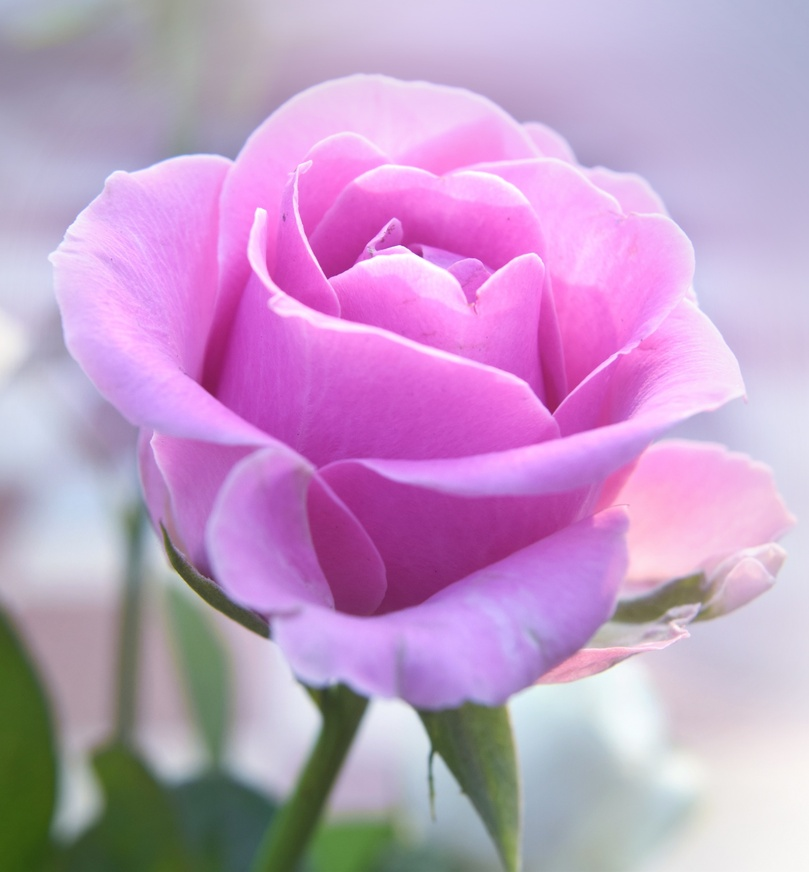
#> input picture rose.jpg, 809 x 872 px, shrunk from 1783 x 1920 before the run, found by its file name
$ python lowpass_filter.py
#> lines starting #> are read from the running program, lines starting #| are printed output that depends on the picture; after the words box and inside, x2 and y2 are one past the last pixel; in counts of white or black regions, pixels touching at a corner belong together
import numpy as np
import cv2
import matplotlib.pyplot as plt

img = cv2.imread('/home/inzamul/Downloads/rose.jpg', 0)
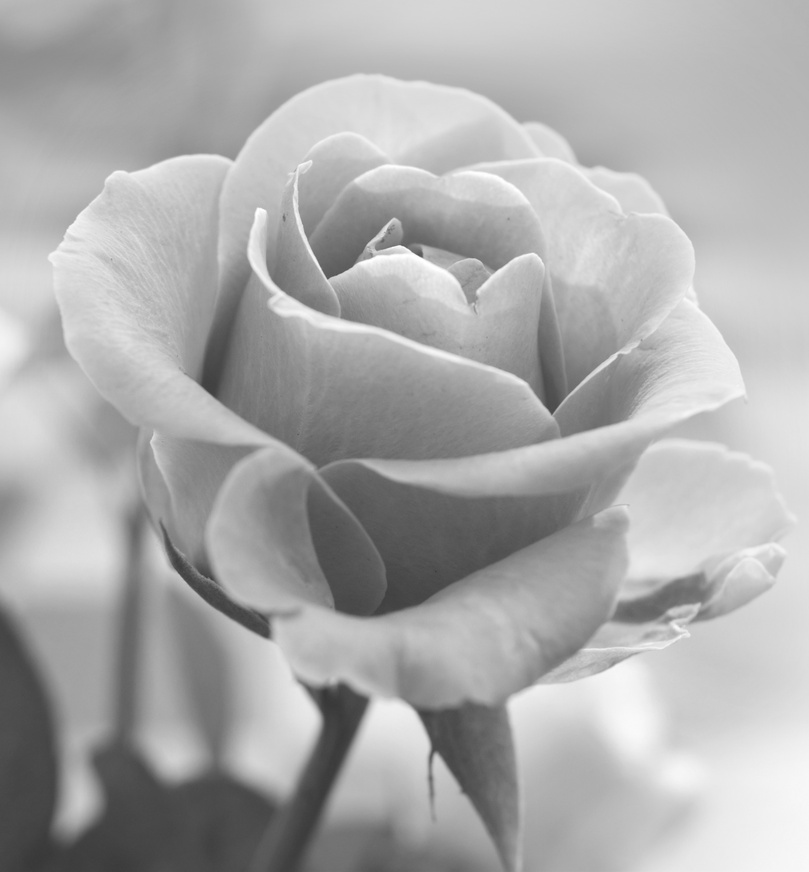
#> img: shape (872, 809); min 55, max 255, mean 171.3
dft = np.fft.fft2(img)
shifted_dft = np.fft.fftshift(dft)

def create_filter(height, width, center, radius):
    mask = np.zeros((height, width), np.uint8)
    cv2.circle(mask, center, radius, 1, thickness=-1)
    return mask

rows, cols = img.shape
#> rows = 872; cols = 809
print(f"Image Size: Height={rows}, Width={cols}")
#| Image Size: Height=872, Width=809

center_x = cols // 2
#> center_x = 404
center_y = rows // 2
#> center_y = 436
filter_radius = 100

lowpass_filter = create_filter(
    height=rows,
    width=cols,
    center=(center_x, center_y),
    radius=filter_radius
)
#> in create_filter, `cv2.circle(mask, center, radius, 1, thickness=-1)`:
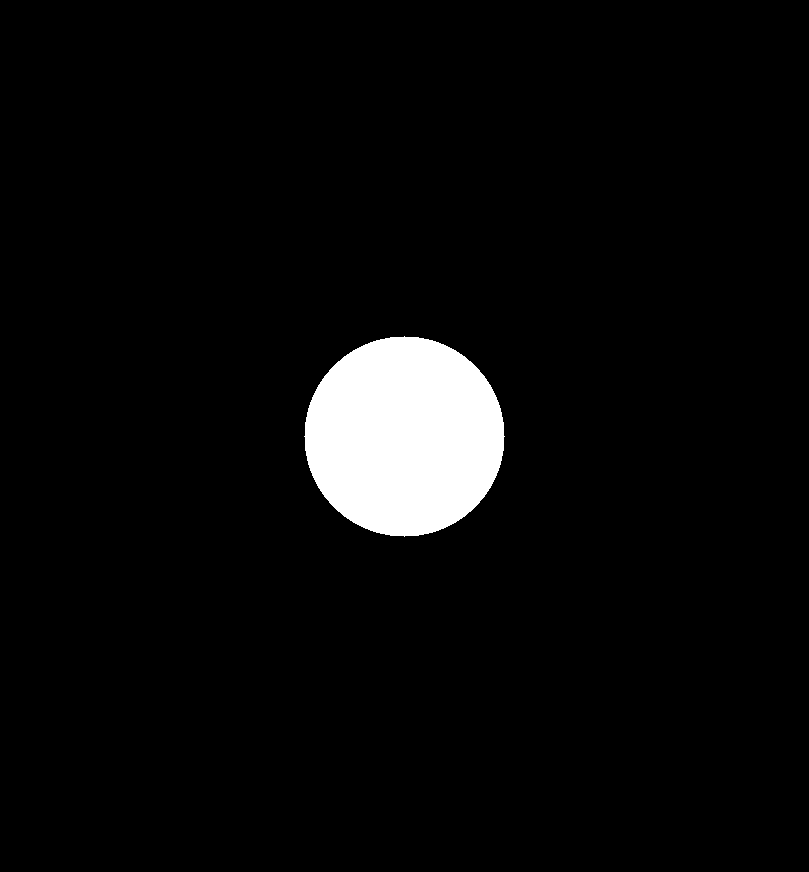
#> mask: shape (872, 809); values 0 (black) and 1 (white), 4.5% white; 1 white region, box (x1, y1, x2, y2) and area: (304, 336, 505, 537) 31417


result = shifted_dft * lowpass_filter


unshifted_dft = np.fft.ifftshift(result)

filtered_image_complex = np.fft.ifft2(unshifted_dft)


final_image = np.abs(filtered_image_complex)
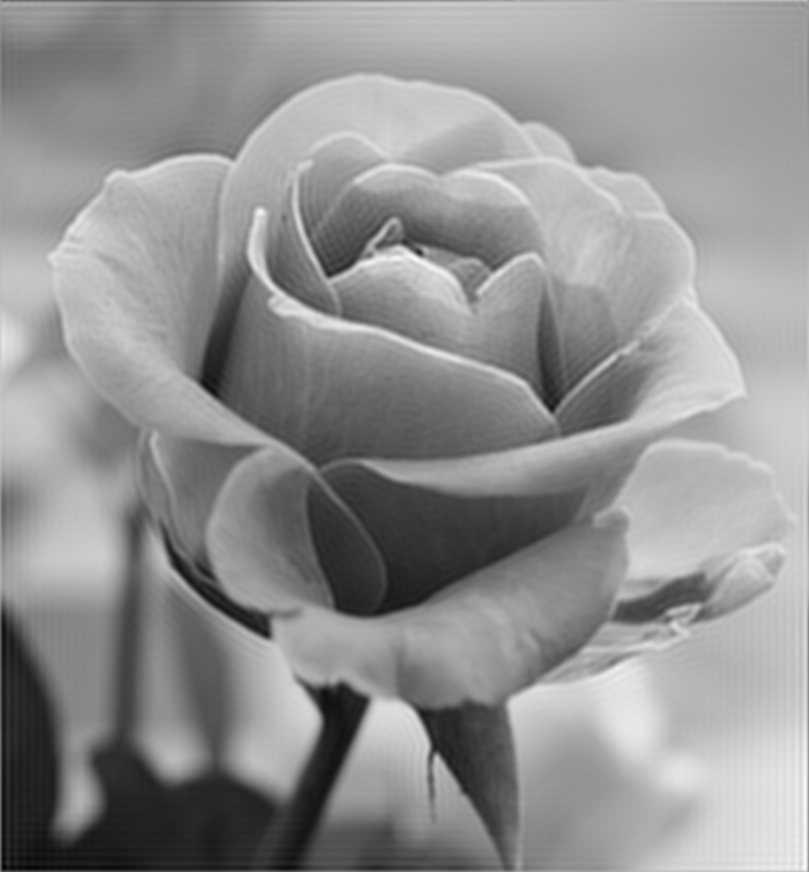
#> final_image: shape (872, 809) float64; min 40.33, max 269.8, mean 171.3; drawn with min black and max white


plt.figure(figsize=(15, 6))

plt.subplot(1, 3, 1)
plt.imshow(img, cmap='gray')
plt.title("Original Image")
plt.axis('off')

plt.subplot(1, 3, 2)
plt.imshow(lowpass_filter, cmap='gray')
plt.title("Low-Pass Filter Mask")
plt.axis('off')

plt.subplot(1, 3, 3)
plt.imshow(final_image, cmap='gray')
plt.title("Filtered (Blurred) Image")
plt.axis('off')

plt.tight_layout()
plt.show()
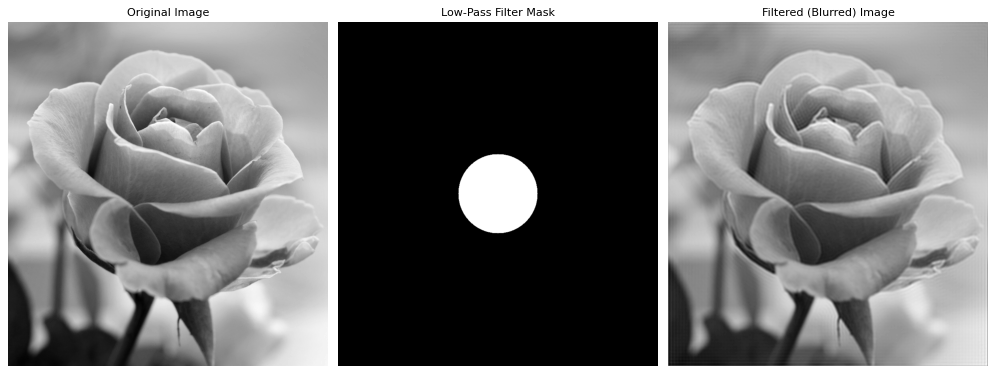
#> figure drawn by matplotlib, 3 panels

$ run again, with big_image.jpg copied over rose.jpg
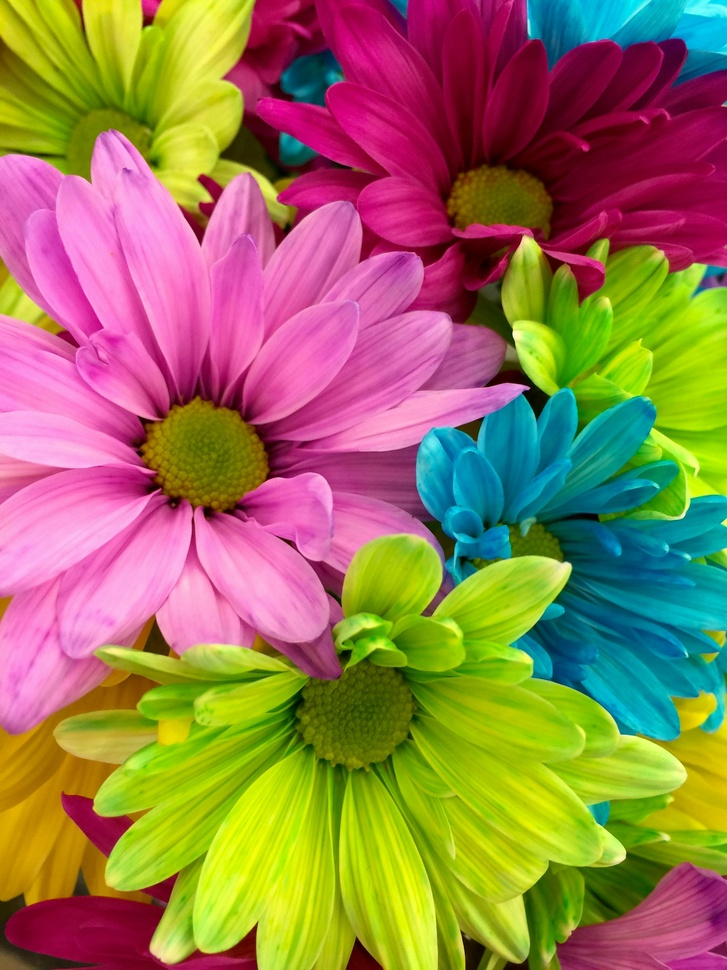
#> input picture big_image.jpg, 727 x 970 px, shrunk from 2448 x 3264 before the run, found by its file name
#| Image Size: Height=970, Width=727
#> in create_filter, `cv2.circle(mask, center, radius, 1, thickness=-1)`:
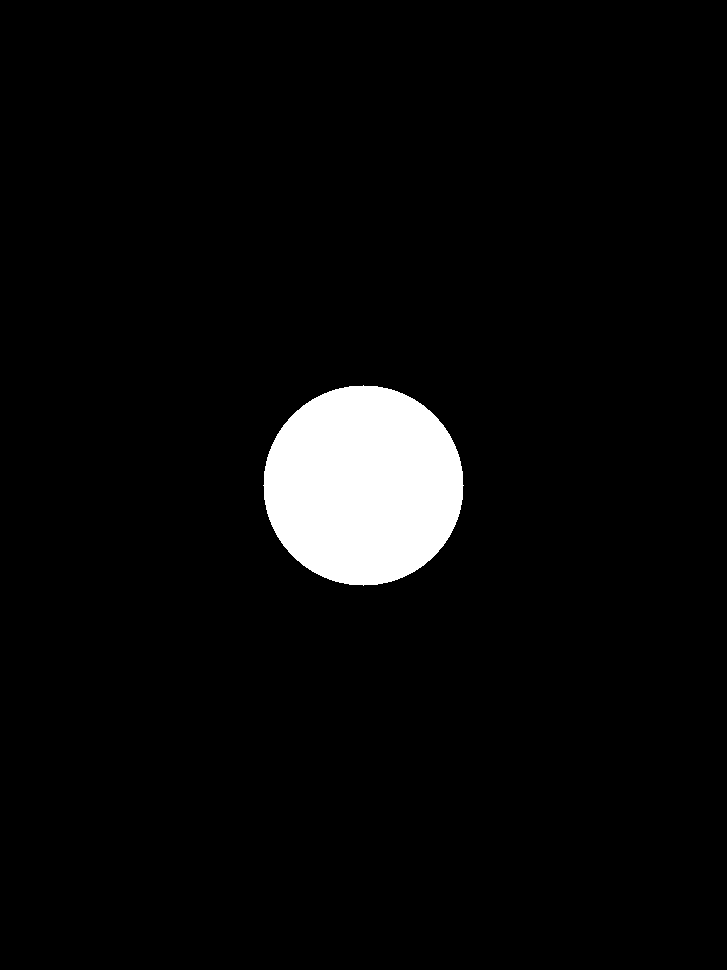
#> mask: shape (970, 727); values 0 (black) and 1 (white), 4.5% white; 1 white region, box (x1, y1, x2, y2) and area: (263, 385, 464, 586) 31417
#> `plt.show()`:
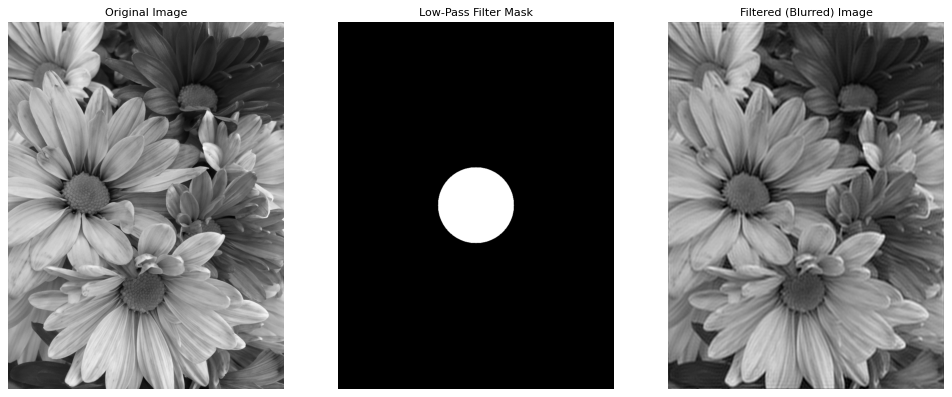
#> figure drawn by matplotlib, 3 panels
